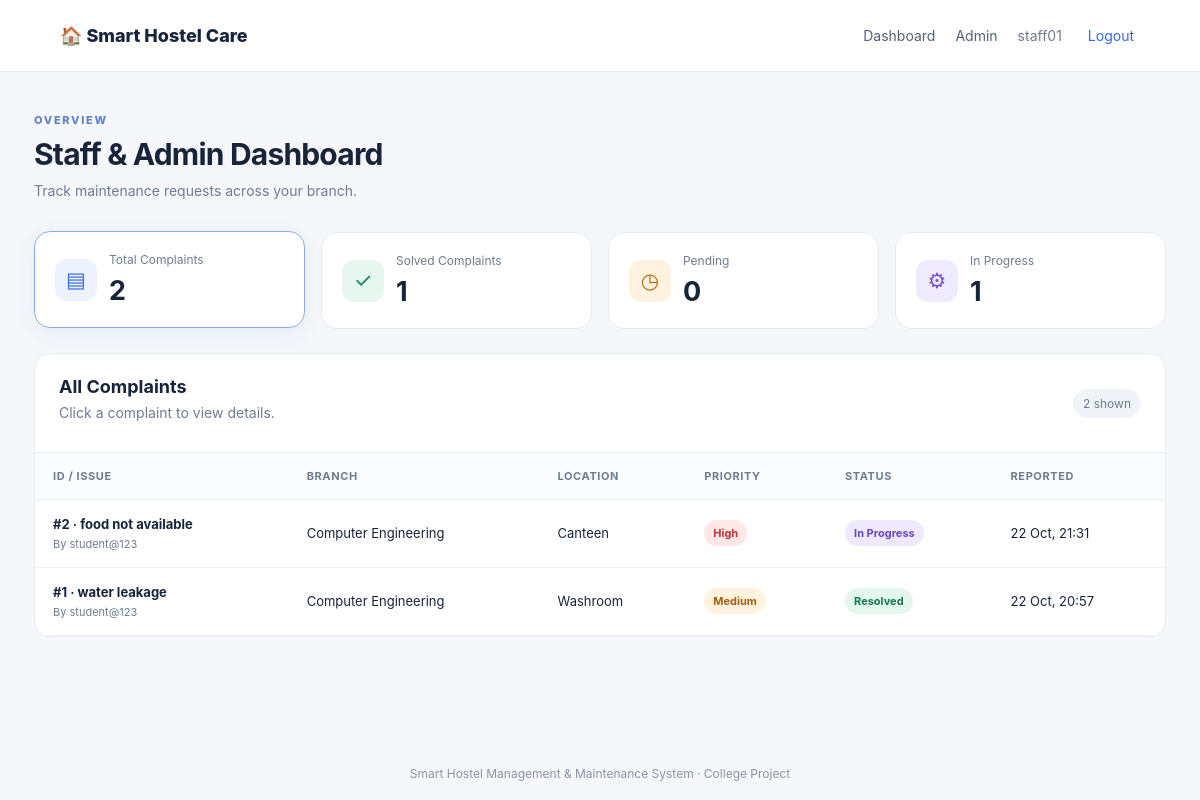
/dashboard/ (signed in), run on the app's committed database.
### maintenance/models.py (models this page shows, shortened)
class Complaint(models.Model):
    STATUS_CHOICES = [
        ("Pending", "Pending"),
        ("In Progress", "In Progress"),
        ("Resolved", "Resolved"),
    ]
    LOCATION_CHOICES = [
        ("Hostel Room", "Hostel Room"),
        ("Canteen", "Canteen"),
        ("College Ground", "College Ground"),
        ("College Campus / Corridor", "College Campus / Corridor"),
        ("Classroom", "Classroom"),
        ("Washroom", "Washroom"),
        ("Library", "Library"),
        ("Hostel Common Area", "Hostel Common Area"),
        ("Other", "Other"),
    ]
    CATEGORY_CHOICES = [
        ("Electrical", "Electrical"),
        ("Plumbing / Water", "Plumbing / Water"),
        ("Cleaning", "Cleaning"),
        ("Furniture", "Furniture"),
        ("Internet / Wi-Fi", "Internet / Wi-Fi"),
        ("Canteen", "Canteen"),
        ("Other", "Other"),
    ]
    PRIORITY_CHOICES = [("Low", "Low"), ("Medium", "Medium"), ("High", "High"), ("Urgent", "Urgent")]
    student = models.ForeignKey(User, on_delete=models.CASCADE, related_name="hostel_complaints")
    branch = models.ForeignKey(Branch, on_delete=models.PROTECT)
    location = models.CharField(max_length=50, choices=LOCATION_CHOICES)
    room_number = models.CharField(max_length=20, blank=True)
    category = models.CharField(max_length=50, choices=CATEGORY_CHOICES)
    priority = models.CharField(max_length=10, choices=PRIORITY_CHOICES, default="Medium")
    title = models.CharField(max_length=120)
    description = models.TextField()
    photo = models.ImageField(upload_to="complaints/", blank=True, null=True)
    status = models.CharField(max_length=20, choices=STATUS_CHOICES, default="Pending")
    assigned_staff = models.ForeignKey(User, on_delete=models.SET_NULL, null=True, blank=True, related_name="assigned_complaints")
    staff_remarks = models.TextField(blank=True)
    created_at = models.DateTimeField(auto_now_add=True)
    updated_at = models.DateTimeField(auto_now=True)

class Branch(models.Model):
    name = models.CharField(max_length=100, unique=True)

### maintenance/views.py (the view)
# urls.py: path("dashboard/", views.dashboard, name="dashboard"),
@login_required
def dashboard(request):
    complaints = Complaint.objects.select_related("branch", "student", "assigned_staff").order_by("-created_at")
    is_staff_user = request.user.is_staff or request.user.is_superuser
    if not is_staff_user:
        complaints = complaints.filter(student=request.user)
    else:
        profile = StaffProfile.objects.filter(user=request.user).select_related("branch").first()
        if not request.user.is_superuser and profile and profile.branch:
            complaints = complaints.filter(branch=profile.branch)
    tab = request.GET.get("status", "All")
    if tab in ["Pending", "In Progress", "Resolved"]:
        complaints = complaints.filter(status=tab)
    all_base = Complaint.objects.all()
    if not is_staff_user:
        all_base = all_base.filter(student=request.user)
    else:
        profile = StaffProfile.objects.filter(user=request.user).select_related("branch").first()
        if not request.user.is_superuser and profile and profile.branch:
            all_base = all_base.filter(branch=profile.branch)
    counts = {
        "total": all_base.count(),
        "pending": all_base.filter(status="Pending").count(),
        "progress": all_base.filter(status="In Progress").count(),
        "resolved": all_base.filter(status="Resolved").count(),
    }
    return render(request, "dashboard.html", {
        "complaints": complaints, "counts": counts, "tab": tab,
        "is_staff_user": is_staff_user,
    })

### templates/dashboard.html (shortened to what this page needs)
{% extends 'base.html' %}
{% block content %}
<div class="page-heading">
  <div><span class="eyebrow">OVERVIEW</span><h1>{% if is_staff_user %}Staff &amp; Admin Dashboard{% else %}My Complaints{% endif %}</h1><p>Track maintenance requests across your branch.</p></div>
</div>
<section class="stats">
  <a class="stat-card {% if tab == 'All' %}selected{% endif %}" href="{% url 'dashboard' %}"><span class="stat-symbol blue">▤</span><span class="stat-label">Total Complaints</span><strong>{{ counts.total }}</strong></a>
  <a class="stat-card {% if tab == 'Resolved' %}selected{% endif %}" href="?status=Resolved"><span class="stat-symbol green">✓</span><span class="stat-label">Solved Complaints</span><strong>{{ counts.resolved }}</strong></a>
  <a class="stat-card {% if tab == 'Pending' %}selected{% endif %}" href="?status=Pending"><span class="stat-symbol orange">◷</span><span class="stat-label">Pending</span><strong>{{ counts.pending }}</strong></a>
  <a class="stat-card {% if tab == 'In Progress' %}selected{% endif %}" href="?status=In%20Progress"><span class="stat-symbol purple">⚙</span><span class="stat-label">In Progress</span><strong>{{ counts.progress }}</strong></a>
</section>
<section class="panel">
  <div class="panel-head"><div><h2>{% if tab == 'All' %}All Complaints{% else %}{{ tab }} Complaints{% endif %}</h2><p>Click a complaint to view details.</p></div><span class="count-pill">{{ complaints|length }} shown</span></div>
  <div class="table-wrap"><table><thead><tr><th>ID / Issue</th><th>Branch</th><th>Location</th><th>Priority</th><th>Status</th><th>Reported</th></tr></thead><tbody>
  {% for c in complaints %}
    <tr class="click-row" data-href="{% url 'complaint_detail' c.id %}">
      <td><strong>#{{ c.id }} · {{ c.title }}</strong><small>By {{ c.student.username }}</small></td>
      <td>{{ c.branch.name }}</td><td>{{ c.location }}{% if c.room_number %}<small>Room {{ c.room_number }}</small>{% endif %}</td>
      <td><span class="priority {{ c.priority|lower }}">{{ c.priority }}</span></td>
      <td><span class="status {{ c.status|slugify }}">{{ c.status }}</span></td><td>{{ c.created_at|date:"d M, H:i" }}</td>
    </tr>
  {% empty %}<tr><td colspan="6" class="empty">No complaints found for this tab. Submit a new complaint to get started.</td></tr>{% endfor %}
  </tbody></table></div>
</section>
{% endblock %}

### templates/base.html (shortened to what this page needs)
{% load static %}
<!doctype html>
<html lang="en">
<head>
  <link rel="stylesheet" href="{% static 'css/style.css' %}">
</head>
<body>
<header class="topbar">
  <a class="brand" href="{% url 'home' %}">🏠 Smart Hostel Care</a>
  <nav>
    {% if user.is_authenticated %}
      <a href="{% url 'dashboard' %}">Dashboard</a>
      {% if user.is_staff or user.is_superuser %}<a href="/admin/">Admin</a>{% endif %}
      <span class="user-label">{{ user.username }}</span>
      <form class="logout-form" method="post" action="{% url 'logout' %}">{% csrf_token %}<button class="link-button">Logout</button></form>
    {% else %}
      <a href="{% url 'login' %}">Login</a><a href="{% url 'register' %}">Student Register</a>
    {% endif %}
  </nav>
</header>
<main class="container">
  {% block content %}{% endblock %}
</main>
<footer>Smart Hostel Management &amp; Maintenance System · College Project</footer>
</body></html>

### static/css/style.css (style rules this page uses)
:root { --ink:#17243a;--muted:#6f7c91;--blue:#3268e8;--line:#e6ebf3;--bg:#f5f7fb;--green:#18835b;--orange:#b96a12;--purple:#7654c8 }
* { box-sizing:border-box }
body { margin:0;background:var(--bg);font-family:Inter,Segoe UI,Arial,sans-serif;color:var(--ink) }
a { color:var(--blue);text-decoration:none }
.topbar { height:72px;background:#fff;border-bottom:1px solid var(--line);display:flex;align-items:center;justify-content:space-between;padding:0 max(5%,calc((100% - 1180px)/2));gap:20px }
.brand { font-size:18px;font-weight:800;color:var(--ink);white-space:nowrap }
.topbar nav { display:flex;align-items:center;gap:20px;font-size:14px }
.topbar nav a { color:#526078 }
.user-label { color:var(--muted) }
.logout-form { margin:0 }
.link-button { border:0;background:none;color:var(--blue);font:inherit;cursor:pointer }
.container { max-width:1180px;margin:36px auto;padding:0 24px;min-height:75vh }
.eyebrow { font-size:11px;letter-spacing:1.7px;font-weight:800;color:#6283c8 }
.feature,.panel,.stat-card { background:#fff;border:1px solid var(--line);border-radius:16px }
.feature p,.panel-head p,.page-heading p { color:var(--muted);font-size:14px;line-height:1.6;margin:5px 0 }
.page-heading { display:flex;justify-content:space-between;align-items:center;gap:20px;margin-bottom:25px }
.page-heading h1 { font-size:30px;letter-spacing:-.8px;margin:8px 0 }
.stats { display:grid;grid-template-columns:repeat(4,1fr);gap:16px;margin-bottom:24px }
.stat-card { padding:20px;display:grid;grid-template-columns:42px 1fr;align-items:center;column-gap:12px;row-gap:7px;color:var(--ink);transition:.15s }
.stat-card:hover,.stat-card.selected { border-color:#8caaf8;box-shadow:0 5px 20px #234b9b12;transform:translateY(-1px) }
.stat-symbol { grid-row:span 2;width:42px;height:42px;border-radius:12px;display:grid;place-items:center;font-size:21px;background:#edf2ff;color:var(--blue) }
.stat-symbol.green { background:#e5f7ee;color:var(--green) }
.stat-symbol.orange { background:#fff2df;color:var(--orange) }
.stat-symbol.purple { background:#f0eaff;color:var(--purple) }
.stat-label { font-size:12px;color:var(--muted) }
.stat-card strong { font-size:27px }
.panel { overflow:hidden }
.panel-head { display:flex;justify-content:space-between;align-items:center;padding:22px 24px;border-bottom:1px solid var(--line) }
.panel-head h2,.detail-panel h2 { margin:0;font-size:18px }
.count-pill { font-size:12px;background:#f0f3f8;padding:7px 10px;border-radius:30px;color:var(--muted) }
.table-wrap { overflow-x:auto }
table { width:100%;border-collapse:collapse;text-align:left;font-size:13px }
th { font-size:11px;text-transform:uppercase;letter-spacing:.6px;color:var(--muted);background:#fbfcfe }
td,th { padding:16px 18px;border-bottom:1px solid #edf0f5;white-space:nowrap }
td strong { display:block;max-width:240px;overflow:hidden;text-overflow:ellipsis }
td small { display:block;color:var(--muted);font-size:11px;margin-top:5px }
.click-row { cursor:pointer }
.status,.priority { display:inline-block;border-radius:30px;padding:6px 9px;font-size:11px;font-weight:700;background:#eef1f6;color:#647086 }
.status.in-progress { background:#eee9ff;color:#6946ba }
.status.resolved { background:#e3f7ec;color:#14784e }
.priority.urgent,.priority.high { background:#ffe7e7;color:#bd3434 }
.priority.medium { background:#fff2df;color:#a65e0a }
footer { text-align:center;color:#8a94a7;font-size:12px;padding:22px }

### data on the page
Complaint: id "2", title "food not available", student.username "student@123", branch.name "Computer Engineering", location "Canteen", priority "High", status "In Progress", created_at "22 Oct, 21:31"
Complaint: id "1", title "water leakage", student.username "student@123", branch.name "Computer Engineering", location "Washroom", priority "Medium", status "Resolved", created_at "22 Oct, 20:57"

### other printed values
{{ user.username }} "staff01"
{{ counts.total }} "2"
{{ counts.resolved }} "1"
{{ counts.pending }} "0"
{{ counts.progress }} "1"
{{ complaints|length }} "2"
